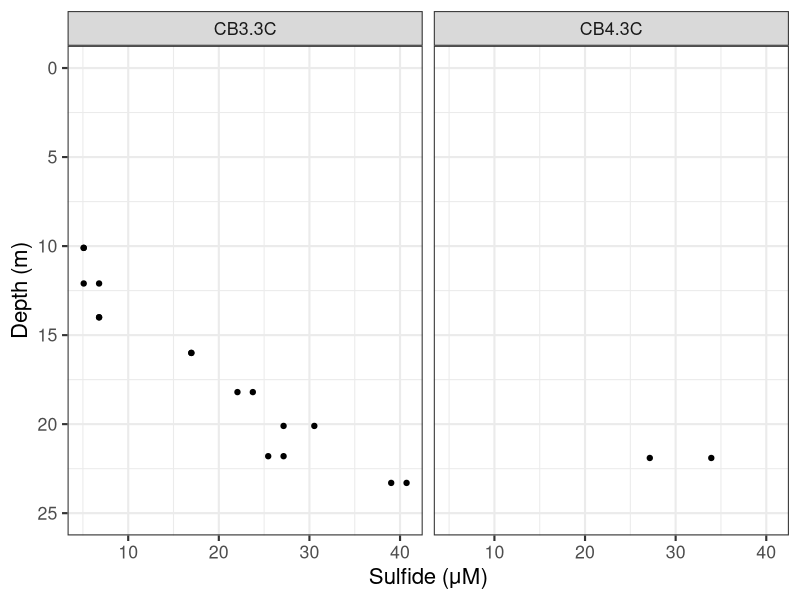

This figure's R source:
## ---- chunk 1
library(tidyverse)
library(here)
library(readxl)
## ---- chunk 2
sulfideRaw <- read_excel(here::here("InputData", "cb2019_sulfide sample log (1) (1)(1).xlsx"), range = "A2:J20")
## ---- chunk 3
ggplot(sulfideRaw, aes(y = `Depth (m)`, x = `correct concentration`)) +
  geom_point() +
  scale_y_reverse() +
  labs(x = "Sulfide (μM)") +
  facet_wrap(~Site) +
  #geom_vline(xintercept = 7.78 * 3) +
  theme_bw(base_size = 16)+
  lims(y = c(25, 0))
